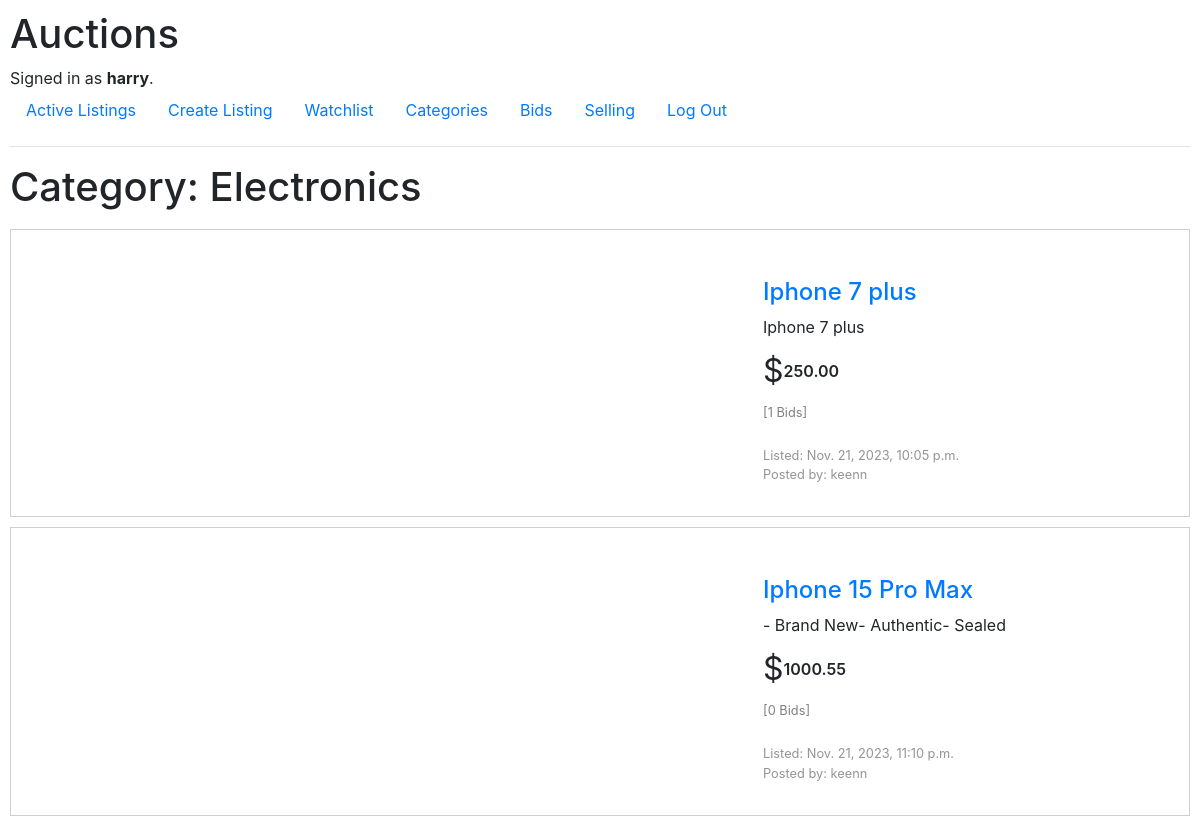
/categories/2 (signed in), run on an earlier commit of the app's database.
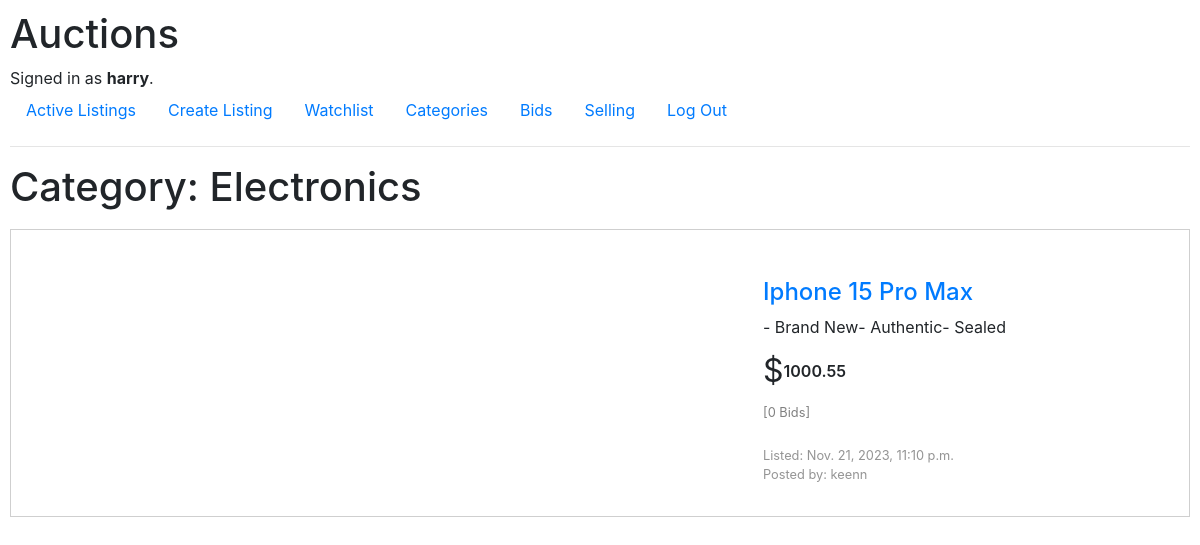
And on a later commit of the database.
### auctions/models.py (models this page shows, shortened)
class Listing(models.Model):
    seller = models.ForeignKey(User, on_delete=models.CASCADE, related_name="ownListings")
    title = models.CharField(max_length=64)
    description = models.CharField(max_length=5000)
    startingBid = models.DecimalField(decimal_places=2,
                                      max_digits=10)
    image = models.CharField(max_length=5000,
                             default="https://upload.wikimedia.org/wikipedia/commons/thumb/4/46/Question_mark_%28black%29.svg/800px-Question_mark_%28black%29.svg.png")
    timestamp = models.DateTimeField(default=timezone.now, editable=False)
    category = models.ForeignKey(Category, on_delete=models.CASCADE, related_name='listingCategory')
    availability = models.BooleanField(default=True)

class User(AbstractUser):
    pass

### auctions/views.py (the view)
# urls.py: path("categories/<str:category_id>", views.category, name="category"),
@login_required
def category(request, category_id):
    return render(request, 'auctions/category.html', {
        "category" : Category.objects.get(pk=category_id),
        "listings" : [{'listing' : item, 'bid' : Bid.objects.filter(listing=item).count()} for item in Category.objects.get(pk=category_id).listingCategory.all()],
        'watchlistCount' : Watchlist.objects.get(user = User.objects.get(pk=request.user.id)).listing.count()
    })

### auctions/models.py (called while the page is built)
    def __str__(self):
        return f"{self.category}"

### auctions/templates/auctions/category.html (shortened to what this page needs)
{% extends 'auctions/layout.html' %}
{% block body %}
    <div class="categoryWrapper">
        <h1>Category: {{ category }}</h1>
        {% for listing in listings %}
            {% if listing.listing.availability %}
                <div class="listing">
                    <div class="displaypic">
                        <a href="{% url 'listing' listing.listing.title listing.listing.id %}"><img src="{{ listing.listing.image }}" alt=""></a>
                    </div>
                    <div class="itemInfo">
                        <div class="infoTitle">
                            <a href="{% url 'listing' listing.listing.title listing.listing.id %}">
                                <h4>{{ listing.listing.title }}</h4>
                            </a>
                        </div>
                        <div class="infoDescription">{{ listing.listing.description }}</div>
                        <div class="infoStartingBid">
                            <span class="dollar">$</span>
                            <span class="price">{{ listing.listing.startingBid | floatformat:2 }}</span>
                        </div>
                        <div class="nBid">
                            <p>[{{ listing.bid }} Bids]</p>
                        </div>
                        <div class="created">
                            <p>Listed: {{ listing.listing.timestamp }}</p>
                            <p>Posted by: {{ listing.listing.seller.username }}</p>
                        </div>
                    </div>
                </div>
            {% endif %}
        {% empty %}
            <li>There is currently no item in '{{ category }}' category</li>
        {% endfor %}
    </div>
{% endblock%}

What changed in the data, as far as the page shows it:
no longer on this page (row edited): Listing: listing "Iphone 7 plus", listing.description "Iphone 7 plus", listing.startingBid "250.00", bid "1", listing.timestamp "Nov. 21, 2023, 10:05 p.m.", listing.seller.username "keenn"
